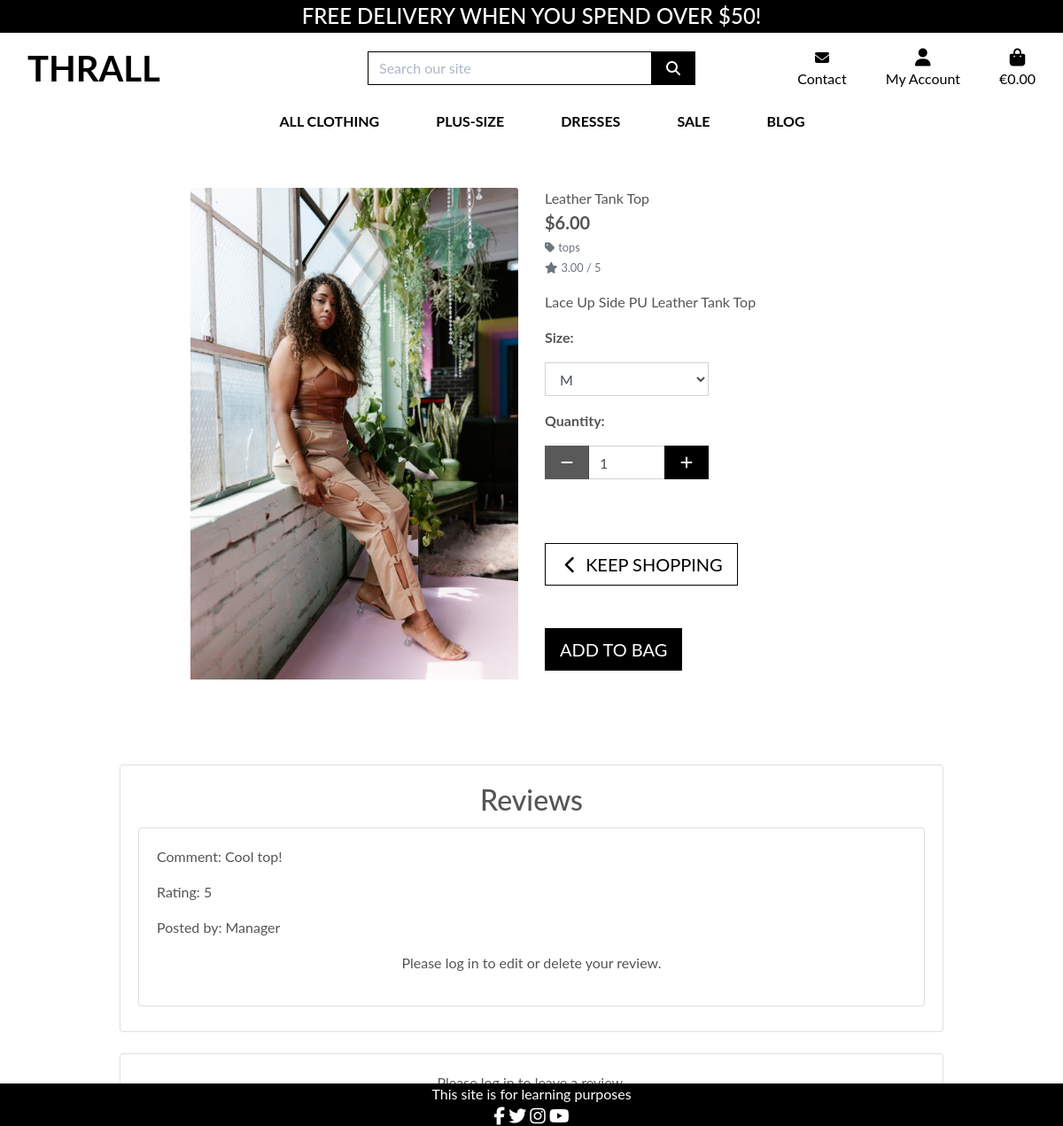
Screenshot of /products/2/ with the database file from the repository.
### products/models.py (models this page shows, shortened)
class Product(models.Model):
    category = models.ForeignKey('Category', null=True, blank=True, on_delete=models.SET_NULL)
    name = models.CharField(max_length=254)
    sku = models.CharField(max_length=254, null=True, blank=True)
    description = models.TextField(default=True)
    has_sizes = models.BooleanField(default=True, null=True, blank=True)
    price = models.DecimalField(max_digits=6, decimal_places=2)
    rating = models.DecimalField(max_digits=6, decimal_places=2, null=True, blank=True)
    image_url = models.URLField(max_length=1024, null=True, blank=True)
    image = models.ImageField(null=True, blank=True)

class Category(models.Model):
    class Meta:
        verbose_name_plural = 'Categories'
    name = models.CharField(max_length=254)
    friendly_name = models.CharField(max_length=254, null=True, blank=True)

class Review(models.Model):
    product = models.ForeignKey(Product, on_delete=models.CASCADE, related_name='reviews')
    user = models.ForeignKey(User, on_delete=models.CASCADE)
    score = models.PositiveIntegerField(choices=[(i, str(i)) for i in range(1, 6)])
    comment = models.TextField()
    date_created = models.DateTimeField(auto_now_add=True)

### products/views.py (the view)
# urls.py: path('<int:product_id>/', views.product_detail, name='product_detail'),
def product_detail(request, product_id):
    product = get_object_or_404(Product, pk=product_id)
    reviews = product.reviews.all()
    if request.method == 'POST':
        if request.user.is_authenticated:
            user_review = reviews.filter(user=request.user).first()
            form = ReviewForm(request.POST, instance=user_review)
            if form.is_valid():
                review = form.save(commit=False)
                review.product = product
                review.user = request.user
                review.save()
                messages.success(request, 'Review submitted successfully!')
                return redirect('product_detail', product_id=product_id)
        else:
            messages.error(request, 'Please log in to leave a review.')
    else:
        user_review = reviews.filter(user=request.user).first() if request.user.is_authenticated else None
        form = ReviewForm(instance=user_review)
    context = {
        'product': product,
        'reviews': reviews,
        'form': form,
    }
    return render(request, 'products/product_detail.html', context)

### products/forms.py
class ReviewForm(forms.ModelForm):
    class Meta:
        model = Review
        fields = ['score', 'comment']

### bag/contexts.py (called while the page is built, shortened)
def bag_contents(request):
    bag_items = []
    total = 0
    product_count = 0
    bag = request.session.get('bag', {})
    if total < settings.FREE_DELIVERY_THRESHOLD:
        delivery = total * Decimal(settings.STANDARD_DELIVERY_PERCENTAGE / 100)
        free_delivery_delta = settings.FREE_DELIVERY_THRESHOLD - total
    else:
        delivery = 0
        free_delivery_delta = 0
    grand_total = delivery + total
    context = {
        'bag_items': bag_items,
        'total': total,
        'product_count': product_count,
        'delivery': delivery,
        'free_delivery_delta': free_delivery_delta,
        'free_delivery_threshold': settings.FREE_DELIVERY_THRESHOLD,
        'grand_total': grand_total,
    }
    return context

### products/templates/products/product_detail.html (shortened to what this page needs)
{% extends "base.html" %}
{% load static %}
{% block page_header %}
    <div class="container header-container">
    </div>
{% endblock %}
{% block content %}
<div class="overlay"></div>
<div class="container-fluid">
    <div class="row">
        <div class="col-12 col-md-6 col-lg-4 offset-lg-2">
            <div class="image-container my-5">
                {% if product.image %}
                    <a href="{{ product.image.url }}" target="_blank">
                        <img class="card-img-top img-fluid" src="{{ product.image.url }}" alt="{{ product.name }}">
                    </a>
                {% else %}
                    <a href="">
                        <img class="card-img-top img-fluid" src="{{ MEDIA_URL }}noimage.png" alt="{{ product.name }}">
                    </a>
                {% endif %}
            </div>
        </div>
        <div class="col-12 col-md-6 col-lg-4">
            <div class="product-details-container mb-5 mt-md-5">
                <p class="mb-0">{{ product.name }}</p>
                <p class="lead mb-0 text-left font-weight-bold">${{ product.price }}</p>
                {% if product.category %}
                    <p class="small mt-1 mb-0">
                        <a class="text-muted" href="{% url 'products' %}?category={{ product.category.name }}">
                            <i class="fas fa-tag mr-1"></i>{{ product.category.friendly_name }}
                        </a>
                    </p>
                {% endif %}
                {% if product.rating %}
                    <small class="text-muted"><i class="fas fa-star mr-1"></i>{{ product.rating }} / 5</small>
                {% else %}
                    <small class="text-muted">No Rating</small>
                {% endif %}
                <p class="mt-3">{{ product.description }}</p>
                <form class="form" action="{% url 'add_to_bag' product.id %}" method="POST">
                    <div class="form-row">
                        {% with product.has_sizes as s %}
                            {% if s %}
                                <div class="col-12">
                                    <p><strong>Size:</strong></p>
                                    <select class="form-control rounded-0 w-50" name="product_size" id="id_product_size">
                                        <option value="m" selected>M</option>
                                    </select>
                                </div>
                            {% endif %}
                            <div class="col-12">
                                <p class="mt-3"><strong>Quantity:</strong></p>
                                <div class="form-group w-50">
                                    <div class="input-group">
                                        <div class="input-group-prepend">
                                            <button class="decrement-qty btn btn-black rounded-0"
                                                    data-item_id="{{ product.id }}" id="decrement-qty_{{ product.id }}">
                                                <span class="icon">
                                                    <i class="fas fa-minus"></i>
                                                </span>
                                            </button>
                                        </div>
                                        <input class="form-control qty_input" type="number" name="quantity" value="1"
                                               min="1" max="99"
                                               data-item_id="{{ product.id }}"
                                               id="id_qty_{{ product.id }}">
                                        <div class="input-group-append">
                                            <button class="increment-qty btn btn-black rounded-0"
                                                    data-item_id="{{ product.id }}" id="increment-qty_{{ product.id }}">
                                                <span class="icon">
                                                    <i class="fas fa-plus"></i>
                                                </span>
                                            </button>
                                        </div>
                                    </div>
                                </div>
                            </div>
                            <div class="col{% if s %}-12 mt-2{% endif %}">
                                <a href="{% url 'products' %}" class="btn btn-lg btn-outline-black rounded-0 mt-5">
                                    <span class="icon">
                                        <i class="fas fa-chevron-left"></i>
                                    </span>
                                    <span class="text-uppercase">Keep Shopping</span>
                                </a>
                                <input type="submit" class="btn btn-lg btn-black rounded-0 text-uppercase mt-5" value="Add to Bag">
                            </div>
                        {% endwith %}
                    </div>
                </form>
            </div>
        </div>
    </div>
</div>
<div class="container mt-5">
    <div class="row">
        <div class="col-12">
            <div class="card">
                <div class="card-body">
                    <h2 class="card-title text-center">Reviews</h2>
                    {% for review in reviews %}
                        <div class="card mb-2">
                            <div class="card-body">
                                <p class="card-text">Comment: {{ review.comment }}</p>
                                <p class="card-text">Rating: {{ review.score }}</p>
                                <p class="card-text">Posted by: {{ review.user.username }}</p>
                                {% if user.is_authenticated and user == review.user %}
                                    <div class="row">
                                        <div class="col-md-2">
                                            <form method="post" action="{% url 'edit_review' review_id=review.id %}">
                                                {% csrf_token %}
                                                {{ review_edit_form.as_p }}
                                                <div class="d-grid gap-2">
                                                    <button type="submit" class="btn btn-dark">Edit</button>
                                                </div>
                                            </form>
                                        </div>
                                        <div class="col-md-3">
                                            <form method="post" action="{% url 'delete_review' review_id=review.id %}">
                                                {% csrf_token %}
                                                <input type="hidden" name="review_id" value="{{ review.id }}">
                                                <div class="d-grid gap-2">
                                                    <button type="submit" class="btn btn-danger">Delete</button>
                                                </div>
                                            </form>
                                        </div>
                                    </div>
                                    {% elif user.is_authenticated %}
                                    <p class="text-center">You can only edit or delete your own reviews.</p>
                                {% else %}
                                    <p class="text-center">Please log in to edit or delete your review.</p>
                                {% endif %}
                            </div>
                        </div>
                    {% endfor %}
                </div>
            </div>
        </div>
    </div>
</div>
<div class="container mt-4">
    <div class="row justify-content-center">
        <div class="col-12 col-md-8 col-lg-12">
            <div class="card">
                <div class="card-body">
                    {% if user.is_authenticated %}
                        {% if user_review %}
                            <h2 class="card-title text-center">Edit Your Review</h2>
                        {% else %}
                            <h2 class="card-title text-center">Leave a Review</h2>
                        {% endif %}
                        <form method="post">
                            {% csrf_token %}
                            <div class="mb-3 text-center">
                                <label for="{{ form.score.id_for_label }}">Rating:</label>
                                {{ form.score|as_crispy_field }}
                            </div>
                            <div class="mb-3">
                                <label for="{{ form.comment.id_for_label }}"></label>
                                {{ form.comment|as_crispy_field }}
                            </div>
                            <div class="d-grid gap-2 text-center">
                                <button type="submit" class="btn btn-dark">Submit</button>
                            </div>
                        </form>
                    {% else %}
                        <p class="text-center">Please log in to leave a review.</p>
                    {% endif %}
                </div>
            </div>
        </div>
    </div>
</div>
{% endblock %}

### static/css/base.css (style rules this page uses)
html, body { height: 100%; }
body { background: url('/media/women_modelling_landscape.jpg') no-repeat center center fixed; background-size: cover; color: #555; font-family: 'Lato'; height: calc(100vh - 164px); margin: 0%; display: flex; flex-direction: column; }
.icon { align-items: center; display: inline-flex; justify-content: center; height: 1.5rem; width: 1.5rem; }
.btn-black { background: black; color: white; }
.btn-outline-black { background: white; color: black !important; border: 1px solid black; }
.overlay { height: 100%; width: 100%; top: 0; left: 0; position: fixed; background: white; z-index: -1; }
@media (min-width: 1200px) { .container { max-width: 80%; } }
@media (min-width: 992px) { .header-container { padding-top: 164px; } }

### rows the page displays
Product: image (picture), name "Leather Tank Top", price "6.00", category.friendly_name "tops", rating "3.00", description "Lace Up Side PU Leather Tank Top"
Review: comment "Cool top!", score "5", user.username "Manager"

### other values shown
{{ free_delivery_threshold }} "50"
